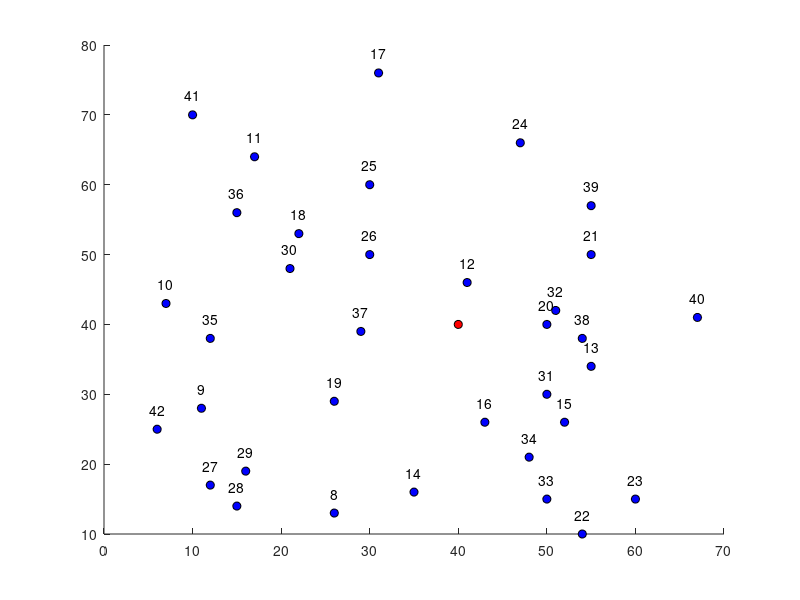

The MATLAB script that drew this image:
X(:,1) = [26,11,7,17,41,55,35,52,43,31,22,26,50,55,54,60,47,30,30,12,15,16,21,50,51,50,48,12,15,29,54,55,67,10,6];
X(:,2) = [13,28,43,64,46,34,16,26,26,76,53,29,40,50,10,15,66,60,50,17,14,19,48,30,42,15,21,38,56,39,38,57,41,70,25];

Dmax = 11.5;
n = rand(1, 5);

F = [];
F(1, 1) = 3 * Dmax * (1 + n(1));

for k = 2:5
   F(k, 1) = F(k - 1) * (1 + n(k)); 
end

randX = rand(35, 1); 

orderSum = sum(randX);

m = [];
for j = 1:35
    m(j, 1) = randX(j) / orderSum;
end

Q = zeros(5, 35); 
for i = 1:5
   for j = 1:35
       Q(i, j) = m(j) * F(i, 1);
   end
end

Qmax = 0;
for i = 1:5
   for j = 1:35
       if Q(i, j) > Qmax
           Qmax = Q(i, j);
       end
   end
end

if Qmax >= Dmax
   Dmax = Qmax + 0.1 * Qmax; 
end

figure;
scatter(X(:, 1), X(:, 2), 'o', 'filled', 'MarkerFaceColor', 'b', 'MarkerEdgeColor', 'k');
hold on;
scatter(40, 40, 'o', 'filled', 'MarkerFaceColor', 'r', 'MarkerEdgeColor', 'k');

for i = 1:length(X(:, 1))
    text(X(i, 1), X(i, 2) + 2, num2str(i + 7), 'HorizontalAlignment', 'center', 'VerticalAlignment', 'bottom');
end
